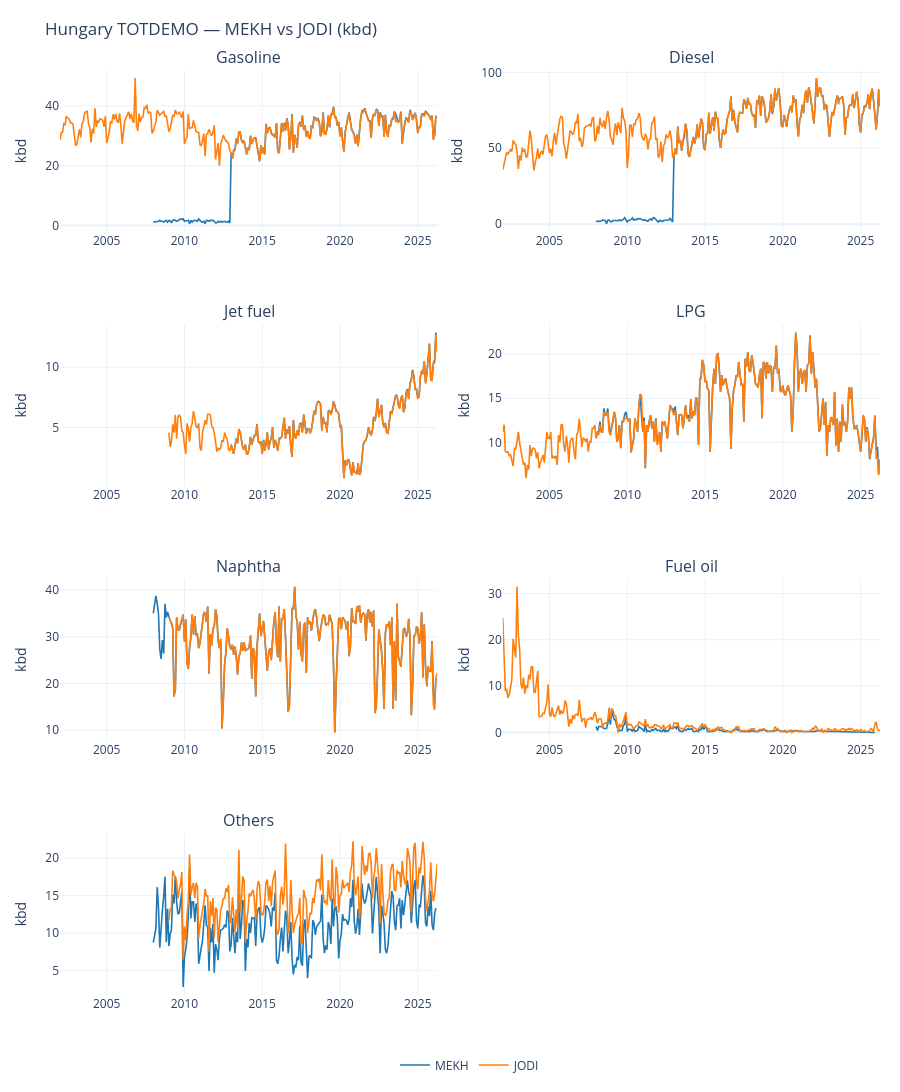

The cell this chart's notebook holds for it:
### Markdown cell above
## 7. MEKH vs JODI (HU, TOTDEMO, kbd)

### Code cell
JODI_PARQUET = PROJECT_ROOT / "data" / "processed" / "jodi" / "jodi_secondary.parquet"

if not JODI_PARQUET.exists():
    print(f"[skip] JODI parquet not found: {JODI_PARQUET}")
    print("       Run: python scripts/update_jodi.py")
else:
    jodi = pd.read_parquet(JODI_PARQUET)
    jodi["date"] = pd.to_datetime(jodi["date"])
    jodi_lookup = {spec.jodi_energy_product: spec.panel for spec in JODI_COMPARE_SERIES.values()}
    jodi_codes = set(jodi_lookup)

    mekh_panels = []
    for key in JODI_COMPARE_SERIES:
        sl = mekh_series_for_jodi(demand, key, value_col="value_kbd")
        if sl.empty:
            continue
        spec = JODI_COMPARE_SERIES[key]
        mekh_panels.append(sl.assign(panel=spec.panel))
    mekh_panel = pd.concat(mekh_panels, ignore_index=True) if mekh_panels else pd.DataFrame()

    jodi_hu = jodi[
        (jodi["ref_area"] == JODI_REF_AREA)
        & (jodi["flow_breakdown"] == "TOTDEMO")
        & (jodi["unit_measure"] == "KBD")
        & (jodi["energy_product"].isin(jodi_codes))
    ].copy()
    jodi_hu["panel"] = jodi_hu["energy_product"].map(jodi_lookup)
    jodi_hu["value_kbd"] = jodi_hu["obs_value"]

    panels = [p for p in JODI_COMPARE_PANEL_ORDER if p in set(mekh_panel.get("panel", []))]
    if not panels:
        print("[skip] No overlapping JODI panels.")
    else:
        fig = cross_source_comparison_chart(
            df_a=mekh_panel,
            df_b=jodi_hu,
            products=panels,
            product_col_a="panel",
            product_col_b="panel",
            value_col_a="value_kbd",
            value_col_b="value_kbd",
            label_a="MEKH",
            label_b="JODI",
            title="Hungary TOTDEMO — MEKH vs JODI (kbd)",
            units_label="kbd",
        )
        fig.show()

### Figure 1 — Plotly figure (JSON) as saved in the notebook; plotly's stock layout.template omitted (floating-point values rounded to 4 significant figures; data arrays with more than 128 entries replaced by an {"elided": "..."} marker saying what was removed)
{"data": [{"hovertemplate": "<b>Gasoline — MEKH</b><br>%{x|%Y-%m}: %{y:,.1f} kbd<extra></extra>", "legendgroup": "MEKH", "line": {"color": "#1f77b4", "width": 1.6}, "mode": "lines", "name": "MEKH", "showlegend": true, "type": "scatter", "x": {"elided": "218 str values"}, "xaxis": "x", "y": {"elided": "218 float values"}, "yaxis": "y"}, {"hovertemplate": "<b>Gasoline — JODI</b><br>%{x|%Y-%m}: %{y:,.1f} kbd<extra></extra>", "legendgroup": "JODI", "line": {"color": "#ff7f0e", "width": 1.6}, "mode": "lines", "name": "JODI", "showlegend": true, "type": "scatter", "x": {"elided": "292 str values"}, "xaxis": "x", "y": {"elided": "292 float values"}, "yaxis": "y"}, {"hovertemplate": "<b>Diesel — MEKH</b><br>%{x|%Y-%m}: %{y:,.1f} kbd<extra></extra>", "legendgroup": "MEKH", "line": {"color": "#1f77b4", "width": 1.6}, "mode": "lines", "name": "MEKH", "showlegend": false, "type": "scatter", "x": {"elided": "219 str values"}, "xaxis": "x2", "y": {"elided": "219 float values"}, "yaxis": "y2"}, {"hovertemplate": "<b>Diesel — JODI</b><br>%{x|%Y-%m}: %{y:,.1f} kbd<extra></extra>", "legendgroup": "JODI", "line": {"color": "#ff7f0e", "width": 1.6}, "mode": "lines", "name": "JODI", "showlegend": false, "type": "scatter", "x": {"elided": "292 str values"}, "xaxis": "x2", "y": {"elided": "292 float values"}, "yaxis": "y2"}, {"hovertemplate": "<b>Jet fuel — MEKH</b><br>%{x|%Y-%m}: %{y:,.1f} kbd<extra></extra>", "legendgroup": "MEKH", "line": {"color": "#1f77b4", "width": 1.6}, "mode": "lines", "name": "MEKH", "showlegend": false, "type": "scatter", "x": {"elided": "159 str values"}, "xaxis": "x3", "y": {"elided": "159 float values"}, "yaxis": "y3"}, {"hovertemplate": "<b>Jet fuel — JODI</b><br>%{x|%Y-%m}: %{y:,.1f} kbd<extra></extra>", "legendgroup": "JODI", "line": {"color": "#ff7f0e", "width": 1.6}, "mode": "lines", "name": "JODI", "showlegend": false, "type": "scatter", "x": {"elided": "292 str values"}, "xaxis": "x3", "y": {"elided": "292 float values"}, "yaxis": "y3"}, {"hovertemplate": "<b>LPG — MEKH</b><br>%{x|%Y-%m}: %{y:,.1f} kbd<extra></extra>", "legendgroup": "MEKH", "line": {"color": "#1f77b4", "width": 1.6}, "mode": "lines", "name": "MEKH", "showlegend": false, "type": "scatter", "x": {"elided": "219 str values"}, "xaxis": "x4", "y": {"elided": "219 float values"}, "yaxis": "y4"}, {"hovertemplate": "<b>LPG — JODI</b><br>%{x|%Y-%m}: %{y:,.1f} kbd<extra></extra>", "legendgroup": "JODI", "line": {"color": "#ff7f0e", "width": 1.6}, "mode": "lines", "name": "JODI", "showlegend": false, "type": "scatter", "x": {"elided": "292 str values"}, "xaxis": "x4", "y": {"elided": "292 float values"}, "yaxis": "y4"}, {"hovertemplate": "<b>Naphtha — MEKH</b><br>%{x|%Y-%m}: %{y:,.1f} kbd<extra></extra>", "legendgroup": "MEKH", "line": {"color": "#1f77b4", "width": 1.6}, "mode": "lines", "name": "MEKH", "showlegend": false, "type": "scatter", "x": {"elided": "219 str values"}, "xaxis": "x5", "y": {"elided": "219 float values"}, "yaxis": "y5"}, {"hovertemplate": "<b>Naphtha — JODI</b><br>%{x|%Y-%m}: %{y:,.1f} kbd<extra></extra>", "legendgroup": "JODI", "line": {"color": "#ff7f0e", "width": 1.6}, "mode": "lines", "name": "JODI", "showlegend": false, "type": "scatter", "x": {"elided": "292 str values"}, "xaxis": "x5", "y": {"elided": "292 float values"}, "yaxis": "y5"}, {"hovertemplate": "<b>Fuel oil — MEKH</b><br>%{x|%Y-%m}: %{y:,.1f} kbd<extra></extra>", "legendgroup": "MEKH", "line": {"color": "#1f77b4", "width": 1.6}, "mode": "lines", "name": "MEKH", "showlegend": false, "type": "scatter", "x": {"elided": "137 str values"}, "xaxis": "x6", "y": {"elided": "137 float values"}, "yaxis": "y6"}, {"hovertemplate": "<b>Fuel oil — JODI</b><br>%{x|%Y-%m}: %{y:,.1f} kbd<extra></extra>", "legendgroup": "JODI", "line": {"color": "#ff7f0e", "width": 1.6}, "mode": "lines", "name": "JODI", "showlegend": false, "type": "scatter", "x": {"elided": "292 str values"}, "xaxis": "x6", "y": {"elided": "292 float values"}, "yaxis": "y6"}, {"hovertemplate": "<b>Others — MEKH</b><br>%{x|%Y-%m}: %{y:,.1f} kbd<extra></extra>", "legendgroup": "MEKH", "line": {"color": "#1f77b4", "width": 1.6}, "mode": "lines", "name": "MEKH", "showlegend": false, "type": "scatter", "x": {"elided": "219 str values"}, "xaxis": "x7", "y": {"elided": "219 float values"}, "yaxis": "y7"}, {"hovertemplate": "<b>Others — JODI</b><br>%{x|%Y-%m}: %{y:,.1f} kbd<extra></extra>", "legendgroup": "JODI", "line": {"color": "#ff7f0e", "width": 1.6}, "mode": "lines", "name": "JODI", "showlegend": false, "type": "scatter", "x": {"elided": "292 str values"}, "xaxis": "x7", "y": {"elided": "292 float values"}, "yaxis": "y7"}], "layout": {"annotations": [{"font": {"size": 16}, "showarrow": false, "text": "Gasoline", "x": 0.23, "xanchor": "center", "xref": "paper", "y": 1, "yanchor": "bottom", "yref": "paper"}, {"font": {"size": 16}, "showarrow": false, "text": "Diesel", "x": 0.77, "xanchor": "center", "xref": "paper", "y": 1, "yanchor": "bottom", "yref": "paper"}, {"font": {"size": 16}, "showarrow": false, "text": "Jet fuel", "x": 0.23, "xanchor": "center", "xref": "paper", "y": 0.725, "yanchor": "bottom", "yref": "paper"}, {"font": {"size": 16}, "showarrow": false, "text": "LPG", "x": 0.77, "xanchor": "center", "xref": "paper", "y": 0.725, "yanchor": "bottom", "yref": "paper"}, {"font": {"size": 16}, "showarrow": false, "text": "Naphtha", "x": 0.23, "xanchor": "center", "xref": "paper", "y": 0.45, "yanchor": "bottom", "yref": "paper"}, {"font": {"size": 16}, "showarrow": false, "text": "Fuel oil", "x": 0.77, "xanchor": "center", "xref": "paper", "y": 0.45, "yanchor": "bottom", "yref": "paper"}, {"font": {"size": 16}, "showarrow": false, "text": "Others", "x": 0.23, "xanchor": "center", "xref": "paper", "y": 0.175, "yanchor": "bottom", "yref": "paper"}], "height": 1120, "hovermode": "x unified", "legend": {"orientation": "h", "x": 0.5, "xanchor": "center", "y": -0.06, "yanchor": "top"}, "margin": {"b": 60, "l": 60, "r": 20, "t": 70}, "title": {"text": "Hungary TOTDEMO — MEKH vs JODI (kbd)"}, "xaxis": {"anchor": "y", "domain": [0, 0.46]}, "xaxis2": {"anchor": "y2", "domain": [0.54, 1]}, "xaxis3": {"anchor": "y3", "domain": [0, 0.46]}, "xaxis4": {"anchor": "y4", "domain": [0.54, 1]}, "xaxis5": {"anchor": "y5", "domain": [0, 0.46]}, "xaxis6": {"anchor": "y6", "domain": [0.54, 1]}, "xaxis7": {"anchor": "y7", "domain": [0, 0.46]}, "xaxis8": {"anchor": "y8", "domain": [0.54, 1]}, "yaxis": {"anchor": "x", "domain": [0.825, 1], "title": {"text": "kbd"}}, "yaxis2": {"anchor": "x2", "domain": [0.825, 1], "title": {"text": "kbd"}}, "yaxis3": {"anchor": "x3", "domain": [0.55, 0.725], "title": {"text": "kbd"}}, "yaxis4": {"anchor": "x4", "domain": [0.55, 0.725], "title": {"text": "kbd"}}, "yaxis5": {"anchor": "x5", "domain": [0.275, 0.45], "title": {"text": "kbd"}}, "yaxis6": {"anchor": "x6", "domain": [0.275, 0.45], "title": {"text": "kbd"}}, "yaxis7": {"anchor": "x7", "domain": [0, 0.175], "title": {"text": "kbd"}}, "yaxis8": {"anchor": "x8", "domain": [0, 0.175], "title": {"text": "kbd"}}}}
